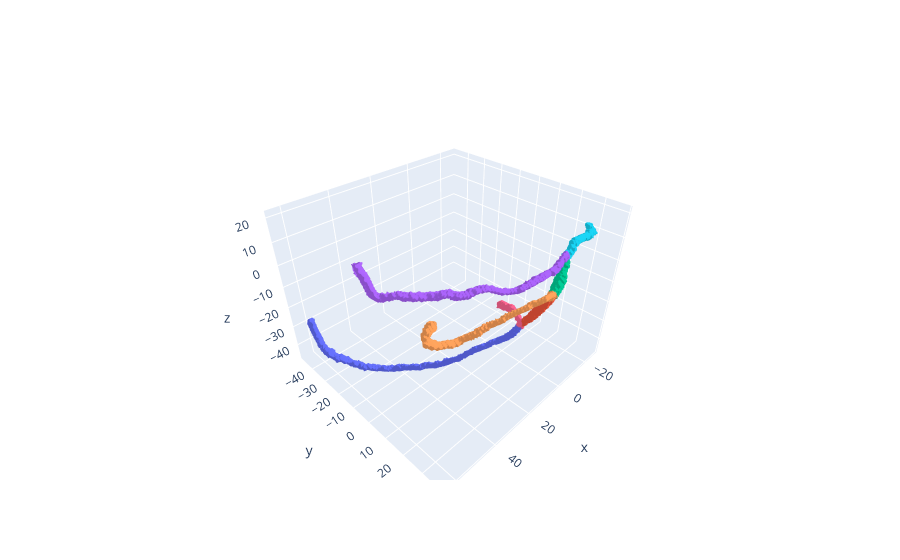

This figure's notebook cell:
### Code cell
# TODO : Plot the mesh to understand its structure. Take a look at the documentation of 'Mesh' objects 😉
mesh.plot()

### Figure 1 — Plotly figure (JSON) as saved in the notebook; plotly's stock layout.template omitted (floating-point values rounded to 4 significant figures; data arrays with more than 128 entries replaced by an {"elided": "..."} marker saying what was removed)
{"data": [{"i": {"elided": "34006 int values"}, "j": {"elided": "34006 int values"}, "k": {"elided": "34006 int values"}, "type": "mesh3d", "vertexcolor": {"elided": "17035 str values"}, "x": {"elided": "17035 float values"}, "y": {"elided": "17035 float values"}, "z": {"elided": "17035 float values"}}], "layout": {"scene": {"aspectmode": "data"}}}
